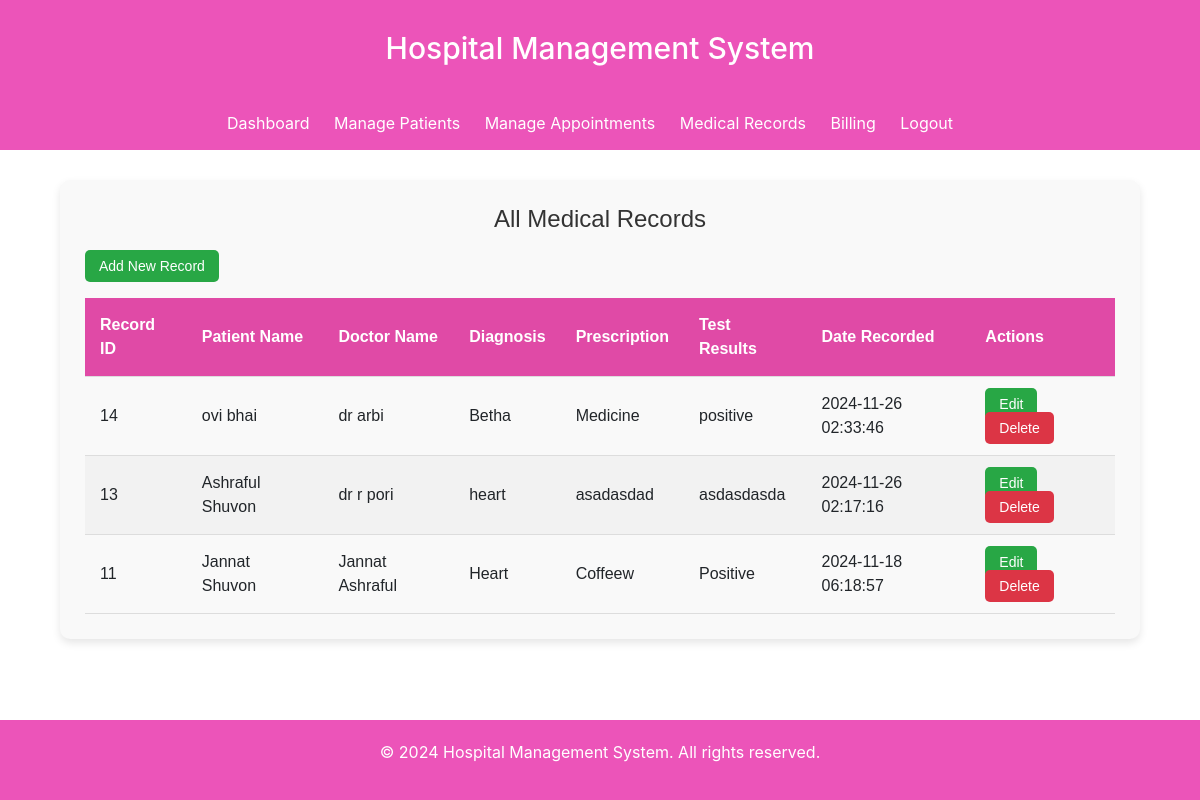
Page /medicalRecords/view_records.php (signed in) on the committed database.
### tables this page shows
CREATE TABLE `medical_records` (
  `record_id` int(11) NOT NULL,
  `patient_id` int(11) NOT NULL,
  `doctor_id` int(11) NOT NULL,
  `diagnosis` text NOT NULL,
  `prescription` text NOT NULL,
  `test_results` text DEFAULT NULL,
  `date_recorded` datetime DEFAULT current_timestamp()
);

### medicalRecords/view_records.php (the view, shortened to what this page needs)
<?php
include '../config/db.php';
include '../includes/header.php';
?>
<div class="common-container">
    <h2>All Medical Records</h2>
    <a href="add_record.php" class="btn-edit">Add New Record</a>
    <table class="common-table">
        <thead>
            <tr>
                <th>Record ID</th>
                <th>Patient Name</th>
                <th>Doctor Name</th>
                <th>Diagnosis</th>
                <th>Prescription</th>
                <th>Test Results</th>
                <th>Date Recorded</th>
                <th>Actions</th>
            </tr>
        </thead>
        <tbody>
            <?php
            $sql = "SELECT mr.record_id,
                           CONCAT(p.first_name, ' ', p.last_name) AS patient_name,
                           CONCAT(d.first_name, ' ', d.last_name) AS doctor_name,
                           mr.diagnosis, mr.prescription, mr.test_results, mr.date_recorded
                    FROM medical_records mr
                    JOIN patients p ON mr.patient_id = p.patient_id
                    JOIN doctors d ON mr.doctor_id = d.doctor_id
                    ORDER BY mr.date_recorded DESC";
            $stmt = $conn->query($sql);
            if ($stmt->rowCount() > 0) {
                while ($row = $stmt->fetch(PDO::FETCH_ASSOC)) {
                    echo "<tr>
                        <td>{$row['record_id']}</td>
                        <td>{$row['patient_name']}</td>
                        <td>{$row['doctor_name']}</td>
                        <td>{$row['diagnosis']}</td>
                        <td>{$row['prescription']}</td>
                        <td>{$row['test_results']}</td>
                        <td>{$row['date_recorded']}</td>
                        <td>
                            <a href='edit_record.php?record_id={$row['record_id']}' class='btn-edit'>Edit</a>
                            <a href='delete_record.php?record_id={$row['record_id']}' class='btn-delete' onclick='return confirm(\"Are you sure you want to delete this record?\")'>Delete</a>
                        </td>
                    </tr>";
                }
            } else {
                echo "<tr><td colspan='8'>No medical records found.</td></tr>";
            }
            ?>
        </tbody>
    </table>
</div>
<?php include '../includes/footer.php'; ?>

### assets/css/styles.css (style rules this page uses)
body { font-family: Arial, sans-serif; margin: 0; padding: 0; background-color: #f4f4f4; }
.common-container { width: 90%; margin: 30px auto; padding: 25px; background-color: #f9f9f9; border-radius: 10px; box-shadow: 0 4px 8px rgba(0, 0, 0, 0.1); font-family: Arial, sans-serif; }
.common-container h2 { margin-bottom: 20px; font-size: 24px; color: #333; text-align: center; }
.common-table { width: 100%; border-collapse: collapse; margin-top: 20px; overflow-x: auto; }
.common-table thead { background-color: #e04aa6; color: white; }
.common-table th, .common-table td { padding: 15px; text-align: left; border-bottom: 1px solid #ddd; }
.common-table tbody tr:nth-child(even) { background-color: #f2f2f2; }
.btn-edit, .btn-delete { padding: 8px 14px; border-radius: 5px; text-decoration: none; color: white; font-size: 14px; transition: background-color 0.3s ease; }
.btn-edit { background-color: #28a745; }
.btn-delete { background-color: #dc3545; }

### rows in the picture
medical_records: record_id "14", patient_name "ovi bhai", doctor_name "dr arbi", diagnosis "Betha", prescription "Medicine", test_results "positive", date_recorded "2024-11-26 02:33:46"
medical_records: record_id "13", patient_name "Ashraful Shuvon", doctor_name "dr r pori", diagnosis "heart", prescription "asadasdad", test_results "asdasdasda", date_recorded "2024-11-26 02:17:16"
medical_records: record_id "11", patient_name "Jannat Shuvon", doctor_name "Jannat Ashraful", diagnosis "Heart", prescription "Coffeew", test_results "Positive", date_recorded "2024-11-18 06:18:57"
